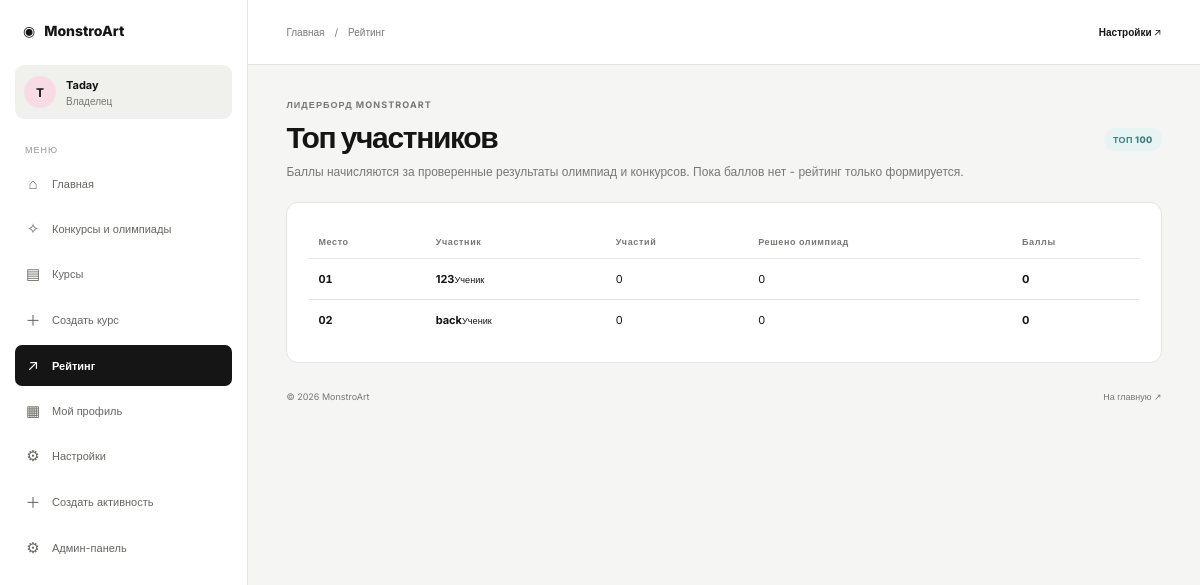
Page /leaderboard (signed in) on the committed database.
### tables this page shows
CREATE TABLE users (
            id INTEGER PRIMARY KEY AUTOINCREMENT,
            display_name TEXT NOT NULL,
            email TEXT NOT NULL UNIQUE COLLATE NOCASE,
            password_hash TEXT NOT NULL,
            created_at TEXT NOT NULL DEFAULT CURRENT_TIMESTAMP
        , role TEXT NOT NULL DEFAULT 'student');

### app.py (the view)
@app.get("/leaderboard")
def leaderboard():
    rows = get_db().execute("""SELECT u.id,u.display_name,u.role,COALESCE(SUM(e.score),0) AS points,
        COUNT(DISTINCT e.activity_id) AS participations,
        (SELECT COUNT(*) FROM quiz_attempts q WHERE q.user_id=u.id) AS quizzes
        FROM users u LEFT JOIN activity_entries e ON e.user_id=u.id
        WHERE u.role!='owner' AND COALESCE((SELECT public_profile FROM user_settings us WHERE us.user_id=u.id),1)=1 GROUP BY u.id ORDER BY points DESC, participations DESC, u.display_name COLLATE NOCASE LIMIT 100""").fetchall()
    return render_template("leaderboard.html", rows=rows)

### app.py (called while the page is built)
def get_db() -> sqlite3.Connection:
    if "db" not in g:
        DATABASE.parent.mkdir(parents=True, exist_ok=True)
        conn = sqlite3.connect(DATABASE)
        conn.row_factory = sqlite3.Row
        conn.execute("PRAGMA foreign_keys = ON")
        g.db = conn
    return g.db

@app.before_request
def prepare_request() -> None:
    init_db()
    if "csrf_token" not in session:
        session["csrf_token"] = secrets.token_urlsafe(32)
    g.user = None
    user_id = session.get("user_id")
    g.theme = "light"
    if user_id:
        g.user = get_db().execute(
            "SELECT id, display_name, email, created_at, role FROM users WHERE id = ?", (user_id,)
        ).fetchone()
        if g.user is None:
            session.clear()
        else:
            pref = get_db().execute("SELECT theme FROM user_settings WHERE user_id=?", (user_id,)).fetchone()
            if pref and pref["theme"] in ("light", "dark"):
                g.theme = pref["theme"]

### templates/leaderboard.html
<!doctype html><html lang="ru" data-theme="{{ g.theme|default('light') }}"><head><meta charset="utf-8"><meta name="viewport" content="width=device-width,initial-scale=1"><title>Рейтинг - MonstroArt</title><link rel="stylesheet" href="{{ url_for('static',filename='css/dashboard.css') }}"><link rel="stylesheet" href="{{ url_for('static',filename='css/features.css') }}"></head><body class="dashboard-page"><div class="dashboard-shell"><aside class="sidebar"><a class="dash-brand" href="{{ url_for('index') }}"><span>◉</span><span>MonstroArt</span></a>{% if g.user %}<div class="side-user"><div class="side-avatar">{{ g.user['display_name'][:1]|upper }}</div><div><strong>{{ g.user['display_name'] }}</strong><span>{{ {'owner':'Владелец','teacher':'Учитель','student':'Ученик'}[g.user['role']] }}</span></div></div>{% endif %}<p class="side-caption">МЕНЮ</p><nav class="side-nav">
<a class="side-link {{ 'active' if request.endpoint == 'index' else '' }}" href="{{ url_for('index') }}"><span class="side-icon">⌂</span>Главная</a>
<a class="side-link {{ 'active' if request.endpoint in ['activities','activity_detail','join_activity','submit_activity'] else '' }}" href="{{ url_for('activities') }}"><span class="side-icon">✧</span>Конкурсы и олимпиады</a>
<a class="side-link {{ 'active' if request.endpoint in ['courses','course_detail','create_course','enroll_course','complete_lesson'] else '' }}" href="{{ url_for('courses') }}"><span class="side-icon">▤</span>Курсы</a>
{% if g.user and g.user['role'] in ['owner','teacher'] %}<a class="side-link {{ 'active' if request.endpoint == 'course_create_page' else '' }}" href="{{ url_for('course_create_page') }}"><span class="side-icon">＋</span>Создать курс</a>{% endif %}
<a class="side-link {{ 'active' if request.endpoint == 'leaderboard' else '' }}" href="{{ url_for('leaderboard') }}"><span class="side-icon">↗</span>Рейтинг</a>
{% if g.user %}<a class="side-link {{ 'active' if request.endpoint == 'account' else '' }}" href="{{ url_for('account') }}"><span class="side-icon">▦</span>Мой профиль</a>
<a class="side-link {{ 'active' if request.endpoint == 'settings' else '' }}" href="{{ url_for('settings') }}"><span class="side-icon">⚙</span>Настройки</a>
{% if g.user['role'] in ['owner','teacher'] %}<a class="side-link" href="{{ url_for('account') }}#create"><span class="side-icon">＋</span>Создать активность</a>{% endif %}
{% if g.user['role'] == 'owner' %}<a class="side-link {{ 'active' if request.endpoint == 'admin' else '' }}" href="{{ url_for('admin') }}"><span class="side-icon">⚙</span>Админ-панель</a>{% endif %}
{% else %}<a class="side-link" href="{{ url_for('login') }}"><span class="side-icon">↗</span>Войти</a><a class="side-link" href="{{ url_for('register') }}"><span class="side-icon">＋</span>Регистрация</a>{% endif %}
</nav><div class="sidebar-spacer"></div></aside><main class="dashboard-main"><header class="dash-topbar"><div class="breadcrumbs"><a href="{{ url_for('index') }}">Главная</a><span>/</span><span>Рейтинг</span></div><div class="top-actions">{% if g.user %}<a class="plain-link" href="{{ url_for('settings') }}">Настройки ↗</a>{% else %}<a class="plain-link" href="{{ url_for('login') }}">Войти ↗</a>{% endif %}</div></header><div class="dashboard-content"><div class="page-title-row"><div><p class="page-kicker">ЛИДЕРБОРД MONSTROART</p><h1>Топ участников</h1><p class="page-description">Баллы начисляются за проверенные результаты олимпиад и конкурсов. Пока баллов нет - рейтинг только формируется.</p></div><span class="role-chip">ТОП 100</span></div><section class="feature-panel"><div class="user-table-wrap"><table class="user-table"><thead><tr><th>Место</th><th>Участник</th><th>Участий</th><th>Решено олимпиад</th><th>Баллы</th></tr></thead><tbody>{% for row in rows %}<tr><td><strong class="rank-number">{% if loop.index==1 %}01{% elif loop.index==2 %}02{% elif loop.index==3 %}03{% else %}{{ '%02d'|format(loop.index) }}{% endif %}</strong></td><td><strong>{{ row['display_name'] }}</strong><small>{{ {'teacher':'Учитель','student':'Ученик'}[row['role']] }}</small></td><td>{{ row['participations'] }}</td><td>{{ row['quizzes'] }}</td><td><strong>{{ row['points'] }}</strong></td></tr>{% else %}<tr><td colspan="5">Пока нет участников в рейтинге.</td></tr>{% endfor %}</tbody></table></div></section><div class="dash-footer"><span>© 2026 MonstroArt</span><a href="{{ url_for('index') }}">На главную ↗</a></div></div></main></div><script src="{{ url_for('static',filename='js/dashboard.js') }}"></script></body></html>

### static/css/dashboard.css (style rules this page uses)
:root { font-family:Inter,Arial,sans-serif;color:#151515;background:#f5f5f3;font-synthesis:none;text-rendering:optimizeLegibility;-webkit-font-smoothing:antialiased;--ink:#151515;--muted:#777873;--line:#e4e4e0;--paper:#fff;--canvas:#f5f5f3;--soft:#f0f0ed;--aqua:#78ced2;--pink:#ff5787 }
* { box-sizing:border-box }
body { margin:0;min-height:100vh;background:var(--canvas);color:var(--ink) }
a { color:inherit;text-decoration:none }
.dashboard-shell { min-height:100vh;display:grid;grid-template-columns:248px minmax(0,1fr) }
.sidebar { position:sticky;top:0;height:100vh;background:var(--paper);border-right:1px solid var(--line);padding:22px 15px 16px;display:flex;flex-direction:column;z-index:20 }
.dash-brand { display:flex;align-items:center;gap:9px;font-weight:800;font-size:14px;padding:0 8px 26px }
.side-user { display:flex;align-items:center;gap:10px;padding:11px 9px;margin-bottom:25px;background:var(--soft);border-radius:9px;min-width:0 }
.side-avatar,.top-avatar { width:32px;height:32px;border-radius:50%;background:#f8dce5;display:grid;place-items:center;font-size:12px;font-weight:700;flex:0 0 auto }
.side-user>div:nth-child(2) { display:flex;flex-direction:column;gap:3px;min-width:0 }
.side-user strong { font-size:11px;white-space:nowrap;overflow:hidden;text-overflow:ellipsis }
.side-user span { font-size:10px;color:var(--muted) }
.side-caption { font-size:9px;letter-spacing:.11em;color:#969791;padding:0 10px;margin:0 0 8px }
.side-nav { display:flex;flex-direction:column;gap:4px }
.side-link { display:flex;align-items:center;gap:11px;padding:11px 10px;border-radius:7px;font-size:11px;color:#666760;transition:background .2s,color .2s,transform .2s }
.side-link.active { background:var(--ink);color:#fff;font-weight:650 }
.side-icon { width:16px;text-align:center;font-size:15px;flex:0 0 auto }
.sidebar-spacer { flex:1 }
.dashboard-main { min-width:0 }
.dash-topbar { height:65px;display:flex;align-items:center;justify-content:space-between;padding:0 clamp(20px,3.2vw,50px);background:var(--paper);border-bottom:1px solid var(--line);gap:20px }
.breadcrumbs { display:flex;gap:10px;align-items:center;font-size:10px;color:var(--muted) }
.top-actions { display:flex;align-items:center;gap:15px }
.dashboard-content { max-width:1400px;padding:34px clamp(20px,3.2vw,50px) 20px;margin:0 auto }
.page-title-row { display:flex;justify-content:space-between;align-items:center;gap:20px;margin-bottom:23px }
.page-kicker { font-size:9px;letter-spacing:.12em;font-weight:700;color:var(--muted);margin:0 0 9px }
.page-title-row h1 { font-size:clamp(27px,2.5vw,35px);letter-spacing:-.045em;margin:0;font-weight:750 }
.page-description { font-size:12px;color:var(--muted);margin:9px 0 0 }
.dash-footer { display:flex;align-items:center;justify-content:space-between;gap:15px;margin-top:28px;font-size:9px;color:var(--muted) }

### static/css/features.css (style rules this page uses)
.feature-panel { background:var(--paper);border:1px solid var(--line);border-radius:12px;padding:22px;margin:18px 0;min-width:0 }
.role-chip { display:inline-flex;align-items:center;border-radius:100px;background:#e8f4f4;color:#397e82;padding:6px 9px;font-size:9px;font-weight:800;letter-spacing:.04em;white-space:nowrap }
.plain-link { font-size:10px;font-weight:750 }
.user-table-wrap { overflow:auto }
.user-table { width:100%;border-collapse:collapse;font-size:11px;min-width:740px }
.user-table th { text-align:left;color:var(--muted);font-size:9px;letter-spacing:.07em;font-weight:700;padding:11px 9px;border-bottom:1px solid var(--line) }
.user-table td { padding:13px 9px;border-bottom:1px solid var(--line);vertical-align:middle }
.user-table tr:last-child td { border-bottom:0 }
.user-table td:first-child strong,.user-table td:first-child small { display:block }
.rank-number { font-variant-numeric:tabular-nums }
.user-table { min-width:720px }
.feature-panel { box-shadow:none }

### rows in the picture
users: display_name "T", user.display_name "Taday", role "Владелец"
users: shows "01", display_name "123", role "Ученик", participations "0", quizzes "0", points "0"
users: shows "02", display_name "back", role "Ученик", participations "0", quizzes "0", points "0"
